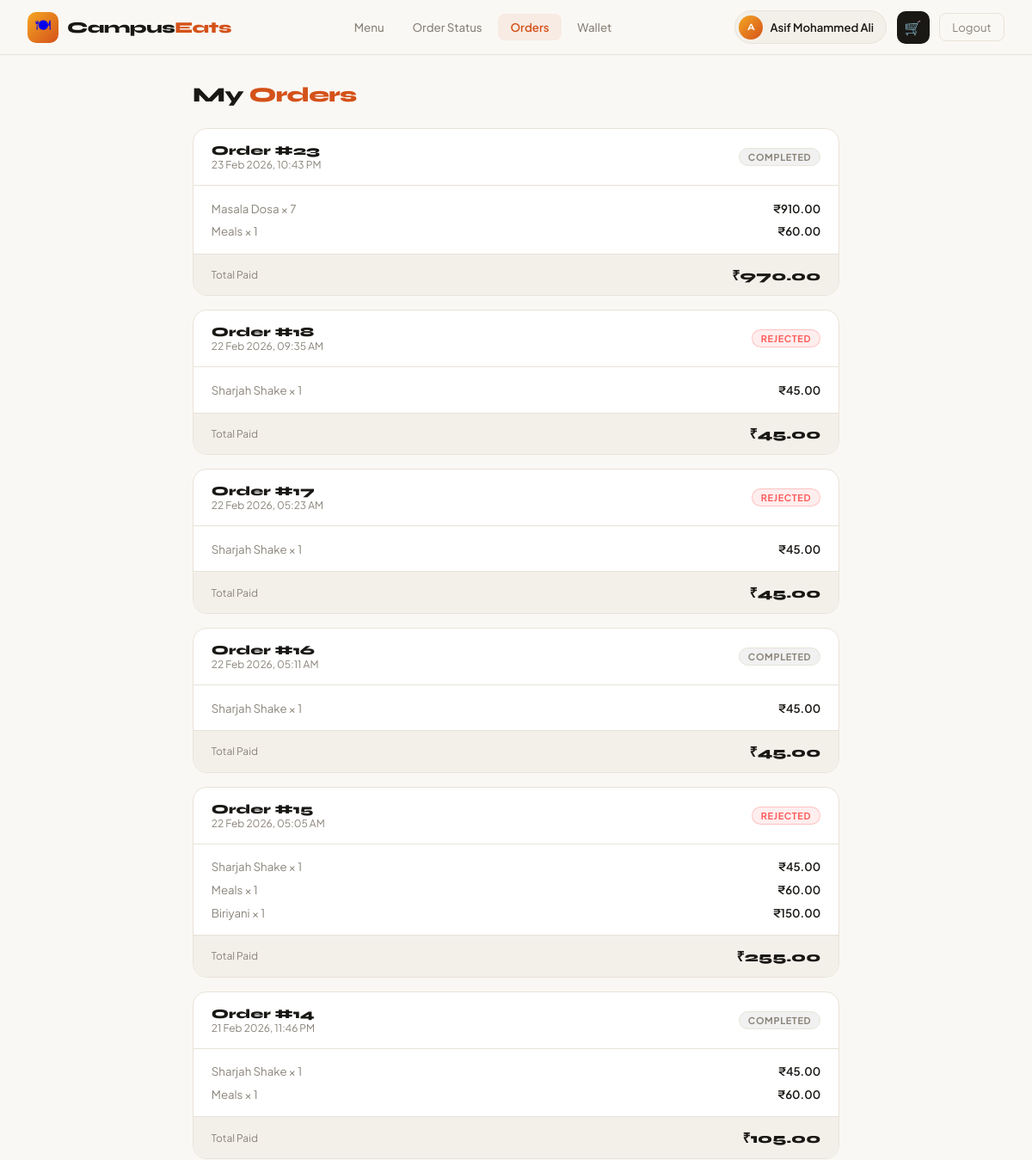
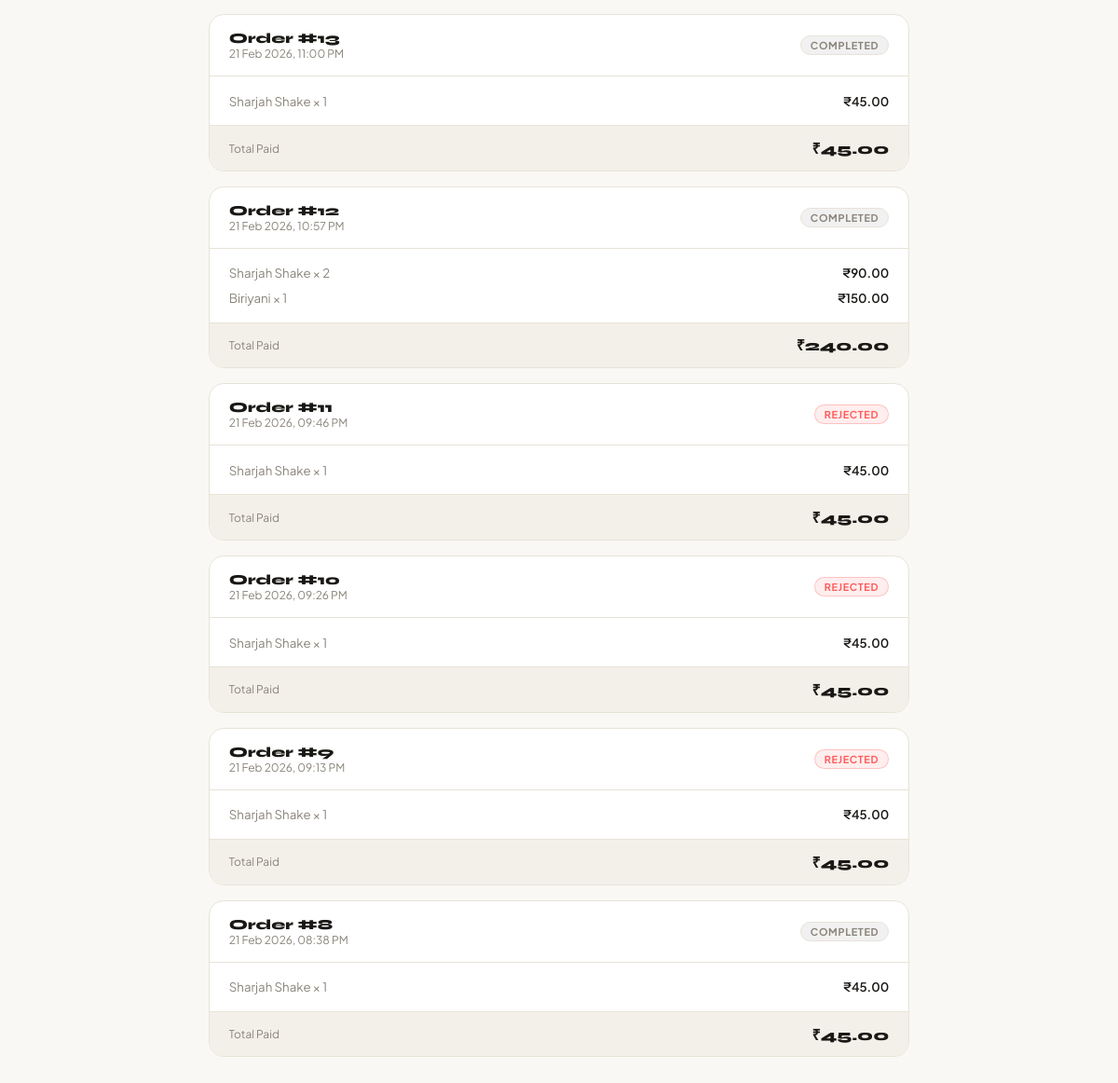
The page /orders/ (signed in) on the database its author committed (2 pictures, top to bottom).
### admindashboard/models.py (models this page shows, shortened)
class User(models.Model):
    ROLE_CHOICES = (
        ("ADMIN", "Admin"),
        ("STAFF", "Staff"),
        ("STUDENT", "Student"),
    )
    name             = models.CharField(max_length=150)
    admission_number = models.CharField(max_length=50, unique=True, null=True, blank=True)  # mandatory for STUDENT only
    email            = models.EmailField(unique=True)
    phone            = models.CharField(max_length=15, blank=True)
    password         = models.CharField(max_length=255)  # store hashed password
    role             = models.CharField(max_length=10, choices=ROLE_CHOICES, default="STUDENT")
    is_blocked       = models.BooleanField(default=False)
    created_at       = models.DateTimeField(auto_now_add=True)
    class Meta:
        db_table = "users"

class Item(models.Model):
    name        = models.CharField(max_length=150)
    category    = models.ForeignKey(Category, on_delete=models.CASCADE, related_name='items')
    description = models.TextField(blank=True)
    price       = models.DecimalField(max_digits=8, decimal_places=2)
    image       = models.ImageField(upload_to='items/', blank=True, null=True)
    is_available = models.BooleanField(default=True)
    created_at  = models.DateTimeField(auto_now_add=True)
    class Meta:
        db_table = "items"

### student/models.py (models this page shows, shortened)
class Order(models.Model):
    STATUS_CHOICES = (
        ("PENDING",    "Pending"),
        ("CONFIRMED",  "Confirmed"),
        ("PREPARING",  "Preparing"),
        ("READY",      "Ready"),
        ("COMPLETED",  "Completed"),
        ("CANCELLED",  "Cancelled"),
        ("REJECTED",   "Rejected"),
        ("DELIVERED",  "Delivered"),
    )
    user            = models.ForeignKey(User, on_delete=models.CASCADE, related_name='orders')
    accepted_by     = models.ForeignKey(User, on_delete=models.SET_NULL, null=True, blank=True, related_name='accepted_orders')
    total_amount    = models.DecimalField(max_digits=10, decimal_places=2)
    status          = models.CharField(max_length=15, choices=STATUS_CHOICES, default="PENDING")
    date            = models.DateField(auto_now_add=True)
    ordered_at      = models.DateTimeField(auto_now_add=True)
    delivered_at    = models.DateTimeField(null=True, blank=True)
    rejected_reason = models.TextField(blank=True, null=True)
    class Meta:
        db_table = "orders"

class CartItem(models.Model):
    cart     = models.ForeignKey(Cart, on_delete=models.CASCADE, related_name='items')
    order    = models.ForeignKey('Order', on_delete=models.SET_NULL, null=True, blank=True, related_name='cart_items')
    item     = models.ForeignKey(Item, on_delete=models.CASCADE, related_name='cart_items')
    price    = models.DecimalField(max_digits=8, decimal_places=2)   # snapshot of price at time of adding
    quantity = models.PositiveIntegerField(default=1)
    subtotal = models.DecimalField(max_digits=10, decimal_places=2)  # price × quantity
    class Meta:
        db_table = "cart_items"

### student/views.py (the view)
# urls.py: path('orders/', s_views.order_history_student, name='order_history_student'),
def order_history_student(request):
    if not is_student(request):
        return redirect('login')
    user   = get_object_or_404(User, id=request.session['user_id'])
    orders = Order.objects.filter(user=user).order_by('-ordered_at')
    return render(request, 'order_history_student.html', {
        'user':       user,
        'orders':     orders,
        'cart_count': get_cart_count(user),
    })

### student/views.py (called while the page is built)
def is_student(request):
    return request.session.get('user_id') and request.session.get('role') == 'STUDENT'

def get_cart_count(user):
    try:
        cart = Cart.objects.get(user=user)
        return cart.items.filter(order_id__isnull=True).count()
    except Cart.DoesNotExist:
        return 0

### templates/order_history_student.html (shortened to what this page needs)
<!DOCTYPE html>
<html lang="en">
<head>
</head>
<body>
<header>
  <a href="{% url 'student_dashboard' %}" class="logo">
    <div class="logo-mark">🍽</div>
    <div class="logo-text">Campus<span>Eats</span></div>
  </a>
  <nav class="header-nav">
    <a href="{% url 'student_dashboard' %}"     class="nav-link">Menu</a>
    <a href="{% url 'student_order_status' %}"  class="nav-link ">Order Status</a>
    <a href="{% url 'order_history_student' %}" class="nav-link active">Orders</a>
    <a href="{% url 'student_wallet' %}"        class="nav-link">Wallet</a>
  </nav>
  <div class="header-right">
    <div class="user-chip">
      <div class="user-avatar">{{ user.name|first|upper }}</div>
      <span class="user-name">{{ user.name }}</span>
    </div>
    <a href="{% url 'view_cart' %}" class="cart-btn">
      🛒
    </a>
    <a href="{% url 'logout' %}" class="btn-logout">Logout</a>
  </div>
</header>
<div class="content">
  <div class="page-title">My <span>Orders</span></div>
  {% if orders %}
    {% for order in orders %}
      <div class="order-card" style="animation-delay:{{ forloop.counter0 }}00ms;">
        <div class="order-header">
          <div>
            <div class="order-id">Order #{{ order.id }}</div>
            <div class="order-date">{{ order.ordered_at|date:"d M Y, h:i A" }}</div>
          </div>
          <span class="status-pill {{ order.status }}">{{ order.get_status_display }}</span>
        </div>
        <div class="order-items">
          {% for ci in order.cart_items.all %}
            <div class="order-item-row">
              <span>{{ ci.item.name }} × {{ ci.quantity }}</span>
              <span>₹{{ ci.subtotal }}</span>
            </div>
          {% endfor %}
        </div>
        <div class="order-footer">
          <div class="order-total-label">Total Paid</div>
          <div class="order-total">₹{{ order.total_amount|floatformat:2 }}</div>
        </div>
      </div>
    {% endfor %}
  {% else %}
    <div class="empty-state">
      <div class="empty-icon">📋</div>
      <div>No orders yet.</div>
      <a href="{% url 'student_dashboard' %}" class="btn-browse">Browse Menu</a>
    </div>
  {% endif %}
</div>
</body>
</html>

### templates/order_history_student.html (style rules this page uses)
*, *::before, *::after { box-sizing: border-box; margin: 0; padding: 0; }
:root { --bg:#faf8f4; --bg2:#f3f0ea; --card:#fff; --border:#e8e3d9; --accent:#d4521a; --accent2:#f5a623; --text:#1a1815; --muted:#8a847a; --muted2:#c5bfb4; --dark:#1a1815; --success:#4caf7d; --error:#ff5c5c; }
body { background: var(--bg); color: var(--text); font-family: 'Plus Jakarta Sans', sans-serif; min-height: 100vh; }
header { position: sticky; top: 0; z-index: 100; background: rgba(250,248,244,0.9); backdrop-filter: blur(16px); border-bottom: 1px solid var(--border); padding: 0 2rem; height: 64px; display: flex; align-items: center; justify-content: space-between; }
.logo { display: flex; align-items: center; gap: 10px; text-decoration: none; }
.logo-mark { width: 36px; height: 36px; background: linear-gradient(135deg, var(--accent2), var(--accent)); border-radius: 10px; display: grid; place-items: center; font-size: 1.1rem; }
.logo-text { font-family: 'Syne', sans-serif; font-weight: 800; font-size: 1.15rem; color: var(--text); letter-spacing: -0.02em; }
.logo-text span { color: var(--accent); }
.header-nav { display: flex; align-items: center; gap: 0.25rem; }
.nav-link { padding: 0.45rem 0.9rem; border-radius: 8px; text-decoration: none; color: var(--muted); font-size: 0.83rem; font-weight: 500; transition: background 0.15s, color 0.15s; }
.nav-link.active { background: rgba(212,82,26,0.08); color: var(--accent); font-weight: 600; }
.header-right { display: flex; align-items: center; gap: 0.7rem; }
.user-chip { display: flex; align-items: center; gap: 8px; background: var(--bg2); border: 1px solid var(--border); border-radius: 30px; padding: 0.28rem 0.9rem 0.28rem 0.28rem; }
.user-avatar { width: 28px; height: 28px; background: linear-gradient(135deg, var(--accent2), var(--accent)); border-radius: 50%; display: grid; place-items: center; font-size: 0.7rem; font-weight: 700; color: #fff; font-family: 'Syne', sans-serif; }
.user-name { font-size: 0.82rem; font-weight: 600; }
.cart-btn { position: relative; width: 38px; height: 38px; border-radius: 10px; background: var(--dark); border: none; color: #fff; font-size: 1rem; display: grid; place-items: center; cursor: pointer; text-decoration: none; }
.btn-logout { padding: 0.42rem 0.9rem; border-radius: 8px; border: 1px solid var(--border); background: transparent; color: var(--muted); font-family: 'Plus Jakarta Sans', sans-serif; font-size: 0.82rem; cursor: pointer; text-decoration: none; }
.content { max-width: 800px; margin: 0 auto; padding: 2rem 1.5rem; }
.page-title { font-family: 'Syne', sans-serif; font-weight: 800; font-size: 1.5rem; letter-spacing: -0.03em; margin-bottom: 1.5rem; }
.page-title span { color: var(--accent); }
.order-card { background: var(--card); border: 1px solid var(--border); border-radius: 16px; margin-bottom: 1rem; overflow: hidden; animation: cardIn 0.4s ease both; }
.order-header { display: flex; align-items: center; justify-content: space-between; padding: 1rem 1.3rem; border-bottom: 1px solid var(--border); flex-wrap: wrap; gap: 0.6rem; }
.order-id { font-family: 'Syne', sans-serif; font-weight: 800; font-size: 0.95rem; }
.order-date { font-size: 0.75rem; color: var(--muted); }
.status-pill { font-size: 0.68rem; font-weight: 700; border-radius: 20px; padding: 3px 10px; text-transform: uppercase; letter-spacing: 0.06em; }
.status-pill.COMPLETED { background: rgba(26,24,21,0.06); color: var(--muted); border: 1px solid var(--border); }
.status-pill.REJECTED { background:rgba(255,92,92,0.1); color:#ff5c5c; border:1px solid rgba(255,92,92,0.3); }
.order-items { padding: 0.8rem 1.3rem; }
.order-item-row { display: flex; justify-content: space-between; font-size: 0.83rem; padding: 0.3rem 0; color: var(--muted); }
.order-item-row span:last-child { font-weight: 600; color: var(--text); }
.order-footer { display: flex; justify-content: space-between; align-items: center; padding: 0.8rem 1.3rem; border-top: 1px solid var(--border); background: var(--bg2); }
.order-total { font-family: 'Syne', sans-serif; font-weight: 900; font-size: 1rem; }
.order-total-label { font-size: 0.75rem; color: var(--muted); }

### rows shown on the page
User: name|first "A", name "Asif Mohammed Ali"
Order: id "23", ordered_at "23 Feb 2026, 10:43 PM", status "COMPLETED", total_amount "970.00"
CartItem: item.name "Masala Dosa", quantity "7", subtotal "910.00"
CartItem: item.name "Meals", quantity "1", subtotal "60.00"
Order: id "18", ordered_at "22 Feb 2026, 09:35 AM", status "REJECTED", total_amount "45.00"
CartItem: item.name "Sharjah Shake", quantity "1", subtotal "45.00"
Order: id "17", ordered_at "22 Feb 2026, 05:23 AM", status "REJECTED", total_amount "45.00"
CartItem: item.name "Sharjah Shake", quantity "1", subtotal "45.00"
Order: id "16", ordered_at "22 Feb 2026, 05:11 AM", status "COMPLETED", total_amount "45.00"
CartItem: item.name "Sharjah Shake", quantity "1", subtotal "45.00"
Order: id "15", ordered_at "22 Feb 2026, 05:05 AM", status "REJECTED", total_amount "255.00"
CartItem: item.name "Sharjah Shake", quantity "1", subtotal "45.00"
CartItem: item.name "Meals", quantity "1", subtotal "60.00"
CartItem: item.name "Biriyani", quantity "1", subtotal "150.00"
Order: id "14", ordered_at "21 Feb 2026, 11:46 PM", status "COMPLETED", total_amount "105.00"
CartItem: item.name "Sharjah Shake", quantity "1", subtotal "45.00"
CartItem: item.name "Meals", quantity "1", subtotal "60.00"
Order: id "13", ordered_at "21 Feb 2026, 11:00 PM", status "COMPLETED", total_amount "45.00"
CartItem: item.name "Sharjah Shake", quantity "1", subtotal "45.00"
Order: id "12", ordered_at "21 Feb 2026, 10:57 PM", status "COMPLETED", total_amount "240.00"
CartItem: item.name "Sharjah Shake", quantity "2", subtotal "90.00"
CartItem: item.name "Biriyani", quantity "1", subtotal "150.00"
Order: id "11", ordered_at "21 Feb 2026, 09:46 PM", status "REJECTED", total_amount "45.00"
CartItem: item.name "Sharjah Shake", quantity "1", subtotal "45.00"
Order: id "10", ordered_at "21 Feb 2026, 09:26 PM", status "REJECTED", total_amount "45.00"
CartItem: item.name "Sharjah Shake", quantity "1", subtotal "45.00"
Order: id "9", ordered_at "21 Feb 2026, 09:13 PM", status "REJECTED", total_amount "45.00"
CartItem: item.name "Sharjah Shake", quantity "1", subtotal "45.00"
Order: id "8", ordered_at "21 Feb 2026, 08:38 PM", status "COMPLETED", total_amount "45.00"
CartItem: item.name "Sharjah Shake", quantity "1", subtotal "45.00"
